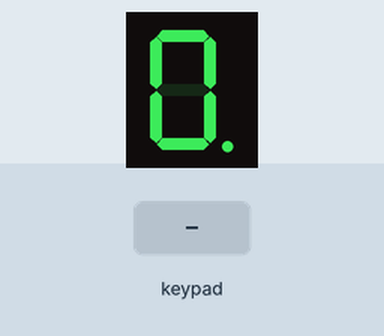
A sketch run on a simulated Arduino Mega 2560, built with avr-gcc and run on an emulated ATmega2560. Shown: 1-digit seven-segment display. Wiring (inferred from the names in the program): 4×3 keypad with keys 1 2 3 4 5 6 7 8 9 * 0 #: rows pin 22, pin 24, pin 26, pin 28; columns pin 30, pin 32, pin 34; 1-digit 7-segment display, segments lit when LOW: segments pin 2, pin 3, pin 4, pin 5, pin 6, pin 7, pin 8, pin 9. Inputs (shaded band) come from the test bench. The segment pins are drawn as the display they are named for.

Above: at 1.2 s.
1.3 s: keypad keys 2 3 4 5 6 7 8 9 pressed 0.4 s apart
At 2.2 s:
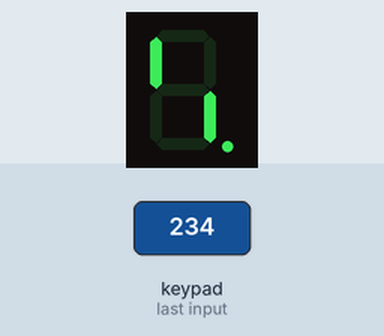
6.5 s: keypad keys 2 3 4 5 6 7 8 9 # pressed 0.4 s apart
At 8.6 s:
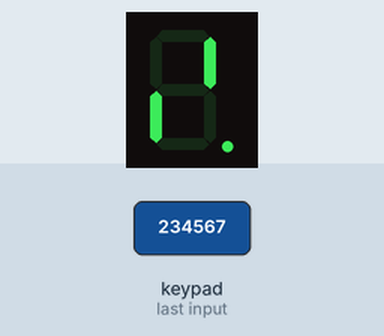
11.6 s: key '1' pressed
At 12.9 s:
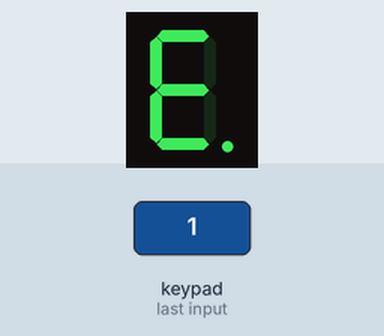
14.6 s: key '9' pressed
At 15.2 s:
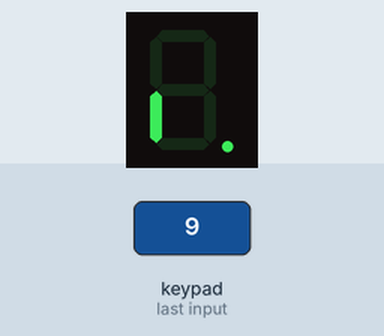
17.2 s: key '0' pressed
At 18.1 s:
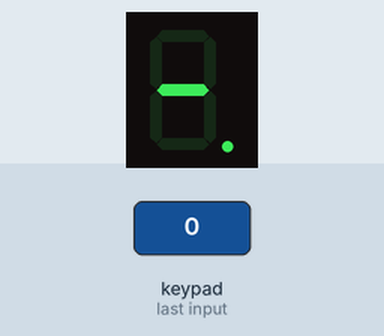
Timing chart, 0 to 20.2 s (numbered marks = the images above; inputs shaded):
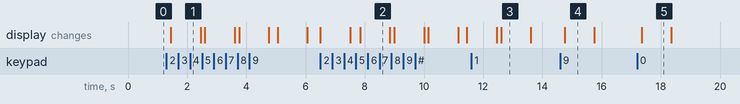

The sketch:

partB.ino
```cpp
/*

    Lab 8 - Part B
    Keypad & 7 Segment Display

    This sketch will display the digits from a keypad on a seven segment
    display. The digit will stay on the display for 5 seconds before allowing
    change to the next digit pressed.

    PROBLEMS & FIXES:
    - So right after writing all the code, it doesn't work... Wonder what's
      wrong this time :(  (gonna use serial to debug)
    - Looks like the ASCII math in the displayChars() function was subtracting
      47 when it should've been 48. Changed it.
    - The lower half of the keypad does not work and if pressed, the rest of
      the keypad does not work
    - fixed above bug: getKey()'s wait for release needed to access the array!
    - Some characters are wrong (2, 3, 4, 5, 7, 9)
    - Turns out 3, 5, & 9 were put into the chars array wrong. Fixing them only
      resulted in fixing 5 & 9. That means that our problem is with segments
      A and F!
    - I had the electrical connections for A and F switched. WHOOPS

*/

const int ROWS = 4;        // number of rows in the keypad
const int COLS = 3;        // number of columns in the keypad
const int DEBOUNCE = 20;   // debounce wait in ms
const int CHARS = 19;      // number of characters available

// Pins
const int sevSegPins[8] = {2, 3, 4, 5, 6, 7, 8, 9};
const int rowPins[ROWS] = {22, 24, 26, 28};
const int colPins[COLS] = {30, 32, 34};

const char keypad[ROWS][COLS] =
{
    {'1', '2', '3'},
    {'4', '5', '6'},
    {'7', '8', '9'},
    {'*', '0', '#'}
};

const int chars[CHARS][8] =
{
//   A  B  C  D  E  F  G  DP
    {1, 1, 1, 1, 1, 1, 0, 0},   // '0' - 0
    {0, 1, 1, 0, 0, 0, 0, 0},   // '1' - 1
    {1, 1, 0, 1, 1, 0, 1, 0},   // '2' - 2
    {1, 1, 1, 1, 0, 0, 1, 0},   // '3' - 3
    {0, 1, 1, 0, 0, 1, 1, 0},   // '4' - 4
    {1, 0, 1, 1, 0, 1, 1, 0},   // '5' - 5
    {1, 0, 1, 1, 1, 1, 1, 0},   // '6' - 6
    {1, 1, 1, 0, 0, 0, 0, 0},   // '7' - 7
    {1, 1, 1, 1, 1, 1, 1, 0},   // '8' - 8
    {1, 1, 1, 1, 0, 1, 1, 0},   // '9' - 9
    {1, 1, 1, 0, 1, 1, 1, 0},   // 'A' - 10
    {0, 0, 1, 1, 1, 1, 1, 0},   // 'B' - 11
    {1, 0, 0, 1, 1, 1, 0, 0},   // 'C' - 12
    {0, 1, 1, 1, 1, 0, 1, 0},   // 'D' - 13
    {1, 0, 0, 1, 1, 1, 1, 0},   // 'E' - 14
    {1, 0, 0, 0, 1, 1, 1, 0},   // 'F' - 15
    {0, 0, 0, 0, 0, 0, 0, 0},   // ' ' - 16
    {0, 0, 0, 0, 0, 0, 0, 1},   // '.' - 17
    {0, 0, 0, 0, 0, 0, 1, 0}    // '-' - 18
};

/* ========================================================================= */

int displayChar(char character)
{
    int index;  // index number for accessing correct array for the digit
    // find the right index
    switch (character)
    {
        case '0':
        case '1':
        case '2':
        case '3':
        case '4':
        case '5':
        case '6':
        case '7':
        case '8':
        case '9':
            index = character - 48; // ASCII mathz
            break;                  // '0' = 48, so subtract 48 off to get 0!
        case 'A':
        case 'B':
        case 'C':
        case 'D':
        case 'E':
        case 'F':
            index = character - 65 + 10;    // Same as above but 'A' = 65
            break;                          // Our 'A' is 10 so add 10
        case ' ':
            index = 16;
            break;
        case '.':
            index = 17;
            break;
        case '-':
            index = 18;
            break;
        case '#':
        case '*':
            index = 17;
            break;
        default:
            return 1; // That is one weird char... I can't display that!
    }

    // display that character
    for (int segment = 0; segment < 8; segment++)
        digitalWrite(sevSegPins[segment], chars[index][segment]);

    return 0; // Everything is all good!
}

char getKey()
{
    // iterate through columns
    for (int col = 0; col < COLS; col++)
    {
        // activate the current column for testing keys
        digitalWrite(colPins[col], LOW);
        // iterate through rows
        for (int row = 0; row < ROWS; row++)
        {
            // check for keypress
            if (digitalRead(rowPins[row]) == LOW)
            {
                delay(DEBOUNCE);
                // wait for key to be released
                while (digitalRead(rowPins[row]) == LOW); // << SEMI COLON
                return keypad[row][col];
            }
        }
        // turn the row back to the default
        digitalWrite(colPins[col], HIGH);
    }
    // return no key becuase none was found
    return 0;
}

/* ========================================================================= */

void setup()
{
    // Turn on the display pins (2-9)
    for (int i = 0; i < 8; i++)
        pinMode(sevSegPins[i], OUTPUT);

    // Turn on the keypad pins
    // Columns
    for (int i = 0; i < COLS; i++)
    {
        pinMode(colPins[i], OUTPUT);
        digitalWrite(colPins[i], HIGH); // active low
    }
    // Rows
    for (int i = 0; i < ROWS; i++)
    {
        pinMode(rowPins[i], INPUT_PULLUP);
        //digitalWrite(rowPins[i], HIGH); // pullup resistor
    }

    // default state
    displayChar('-');
}

void loop()
{
    char key = getKey();

    if (key != 0)
    {
        // display the digit
        displayChar(key);
        delay(1000);
        displayChar('-'); // clear display
    }
}
```

Measured:
- after the input at 1.3 s, the display: changes after 0.15 s (image 1)
- after the input at 6.5 s, the display: first differs from a run without the input after 1.4 s (image 2)
- after the input at 11.6 s, the display: first differs from a run without the input after 1.0 s (image 3)
- after the input at 14.6 s, the display: changes after 0.15 s (image 4)
- after the input at 17.2 s, the display: changes after 0.15 s (image 5)
- what the display in image 3 shows lasts 1.0 s, from 12.6 s to 13.6 s
